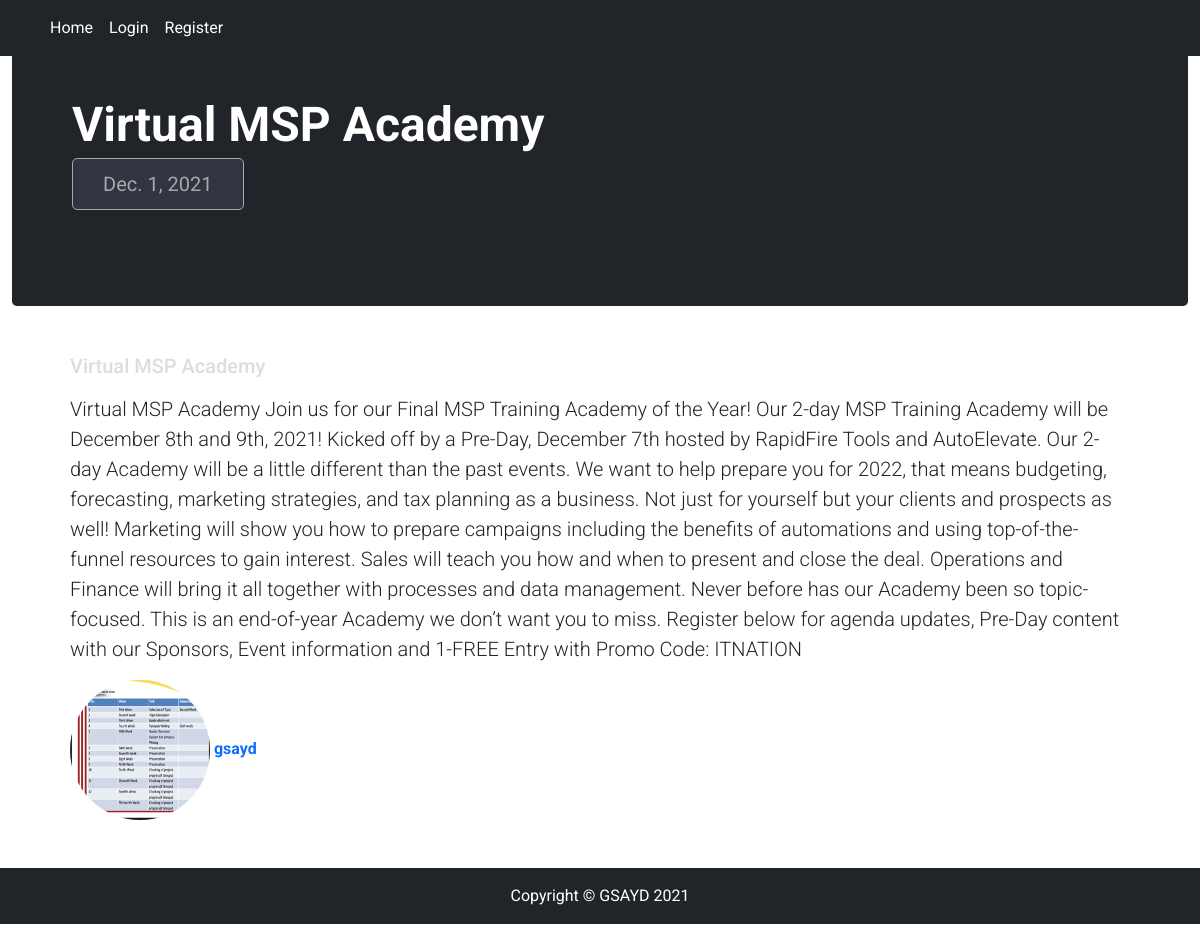
/events/events/3/, run on the app's committed database.
### events/models.py (models this page shows, shortened)
class Events(models.Model):
    author = models.ForeignKey(User, on_delete=models.CASCADE)
    title = models.CharField(max_length=150)
    content = models.TextField(max_length=5000)
    date_time= models.DateField(default = timezone.now)

### users/models.py (models this page shows, shortened)
class Profile(models.Model):
    user = models.OneToOneField(User,on_delete=models.CASCADE)
    image = models.ImageField(default='default.jpg',height_field=None, width_field=None, upload_to='profile_pics')

### events/views.py (the view)
# urls.py: path('events/<int:pk>/', PostDetailView.as_view(), name ="events_detail"),
class PostDetailView(DetailView):
    model = Events
    template_name = 'events/events_details.html'

### events/templates/events/events_details.html (shortened to what this page needs)
{% extends "base.html" %}
{% block content %}
<div class="p-5 mb-4 bg-dark rounded-3">
      <div class="container-fluid py-5">
        <h1 class="display-5 fw-bold ">{{ object.title }}</h1>
        <button class="btn btn-primary btn-lg" type="button">{{ object.date_time }}</button>
      </div>
</div>
<div class=" container my-5">
 <div class="row featurette mx-3">
          <div class="col-md-12">
            <h2 class="featurette-heading blockquote"> {{ object.title }}</h2>
            <p class="lead">{{ object.content }}</p>
          </div>
          <div class="col-md-5">
            <img class="rounded-circle" src="{{ events.author.profile.image.url }}" alt="Generic placeholder image" width="140" height="140">
            <strong class="d-inline-block mb-2 my-4 text-primary" href="{% url 'user_events' object.author.username %} ">{{ object.author }}</strong>
          </div>
      </div>
 {% endblock content%}

### static/main.css (style rules this page uses)
:root { --primary-color: #3a4052; }
* { box-sizing: border-box; margin: 0px; padding: 0; }
body { font-family: 'Open Sans', sans-serif; line-height: 1.5; }
h1 { font-weight: 300; font-size: 60px; line-height: 1.2; margin-bottom: 15px; }
.btn { display: inline-block; padding: 10px 30px; background: var(--primary-color); color: #fff; border-radius: 5px; border: solid #fff 1px; margin-top: 4px; opacity: 0.6; }
body, html { margin:0; padding:0; font-family:yantramanav; }
body { font-size:16px; }
h1 { color:#fff; font-size:4vw; font-weight:900; margin:0; line-height:1em; }
h2 { font-size:3vw; color:#ddd; margin:0; margin-bottom:16px; margin-bottom:1rem; }
button { border:none; font-size:16px; font-size:1rem; border-radius:20px; border:2px solid #46cE93; background:transparent; color:#fff; cursor:pointer; font-weight:700; margin-right:25px; padding:10px 20px 10px 20px; }

### data on the page
Events: title "Virtual MSP Academy", date_time "Dec. 1, 2021", content "Virtual MSP Academy Join us for our Final MSP Training Academy of the Year! Our 2-day MSP Training Academy will be December 8th and 9th, 2021! Kicked off by a Pre-Day, December 7th hosted by RapidFire Tools and AutoElevate. Our 2-day Academy will be a little different than the past events. We want to help prepare you for 2022, that means budgeting, forecasting, marketing strategies, and tax planning as a business. Not just for yourself but your clients and prospects as well! Marketing will show you how to prepare campaigns including the benefits of automations and using top-of-the-funnel resources to gain interest. Sales will teach you how and when to present and close the deal. Operations…", author.profile.image (picture), author "gsayd"
